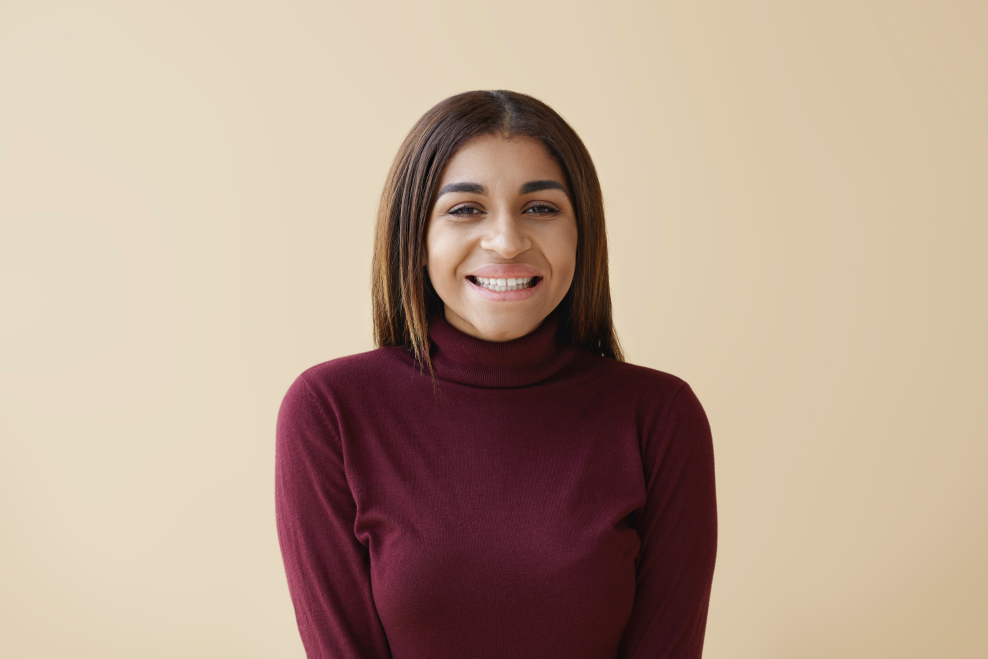
#> input picture face-attendance/dataset/faces/DEEPAK/DEEPAK_0.jpg, 4938 x 3292 px (shown at 1/5 size); its folder holds only this picture in this run
$ python train_model.py
#> lines starting #> are read from the running program, lines starting #| are printed output that depends on the picture
import cv2
import os
import numpy as np
import pickle

def train_model():
    faces_dir = "dataset/faces"
    if not os.path.exists(faces_dir):
        return False

    recognizer = cv2.face.LBPHFaceRecognizer_create()
    face_cascade = cv2.CascadeClassifier(cv2.data.haarcascades + 'haarcascade_frontalface_default.xml')
    profile_cascade = cv2.CascadeClassifier(cv2.data.haarcascades + 'haarcascade_profileface.xml')

    faces = []
    ids = []
    names = {}
    id_count = 0

    subjects = os.listdir(faces_dir)
    if not subjects:
        return False

    for username in subjects:
        user_dir = os.path.join(faces_dir, username)
        if not os.path.isdir(user_dir):
            continue

        names[id_count] = username

        for image_name in os.listdir(user_dir):
            image_path = os.path.join(user_dir, image_name)
            img = cv2.imread(image_path)
#> img is the input picture: shape (3292, 4938, 3); mean B, G, R 143.5, 161.3, 184.8
            if img is None: continue

            gray = cv2.cvtColor(img, cv2.COLOR_BGR2GRAY)
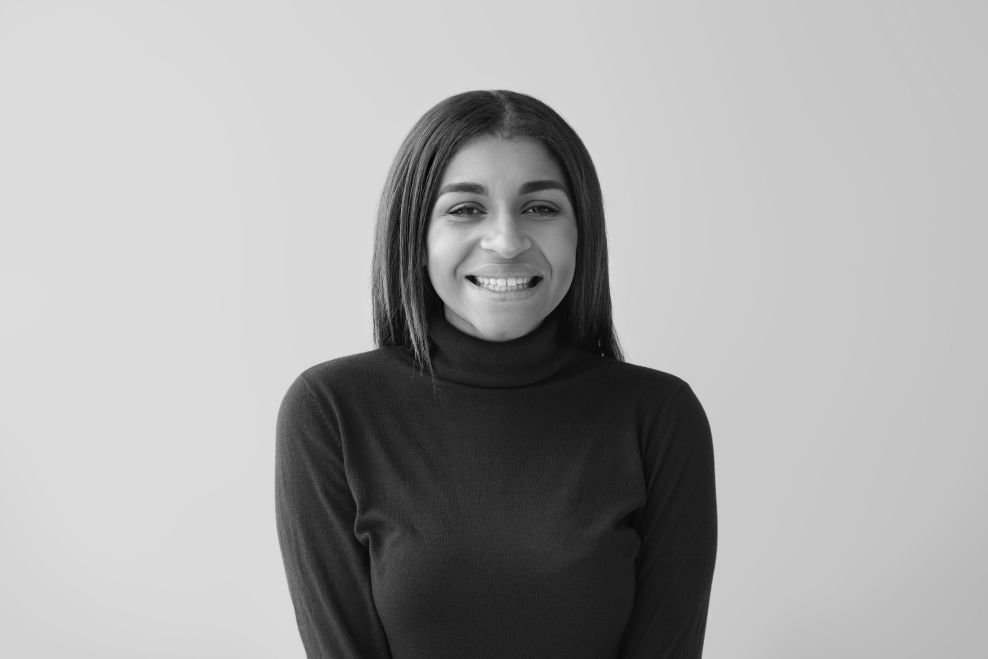
#> gray: shape (3292, 4938) (shown at 1/5 size); min 0, max 243, mean 166.3
            detected_faces = face_cascade.detectMultiScale(gray, 1.3, 5)
#> detected_faces = [[2036, 677, 935, 935]]

            if len(detected_faces) == 0:
                detected_faces = profile_cascade.detectMultiScale(gray, 1.3, 5)

            for (x, y, w, h) in detected_faces:
                face_roi = gray[y:y+h, x:x+w]
                if face_roi.size > 0:
                    # Standardize face size and normalize lighting
                    face_roi = cv2.resize(face_roi, (200, 200))
                    face_roi = cv2.equalizeHist(face_roi)
                    faces.append(face_roi)
                    ids.append(id_count)
#> this loop made 1 pass
#> pass 1, in train_model, `face_roi = gray[y:y+h, x:x+w]`:
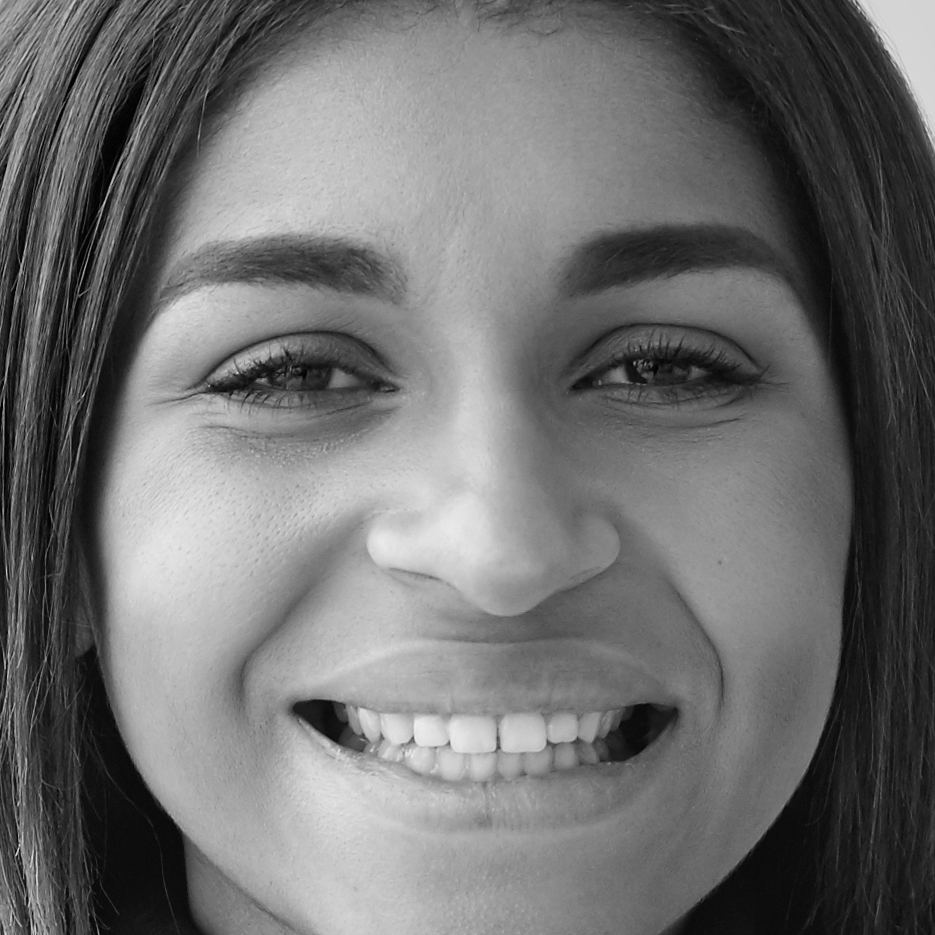
#> face_roi: shape (935, 935); min 0, max 240, mean 110.7
#> pass 1, in train_model, `face_roi = cv2.resize(face_roi, (200, 200))`:
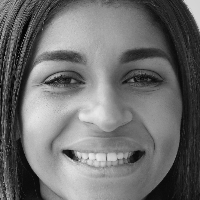
#> face_roi: shape (200, 200); min 0, max 233, mean 110.5
#> pass 1, in train_model, `face_roi = cv2.equalizeHist(face_roi)`:
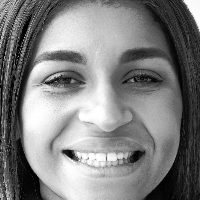
#> face_roi: shape (200, 200); min 0, max 255, mean 128.2
#> after the loop, faces = 1 item; ids = [0]

        id_count += 1

    if faces:
        print(f"Training on {len(faces)} face samples...")
#> (printed output is left out)
        recognizer.train(faces, np.array(ids))
        recognizer.save("trainer.yml")
        with open("names.pickle", "wb") as f:
            pickle.dump(names, f)
        print("Model trained and saved successfully.")
        return True

    print("No faces found in any images. Training failed.")
    return False

if __name__ == "__main__":
    train_model()
